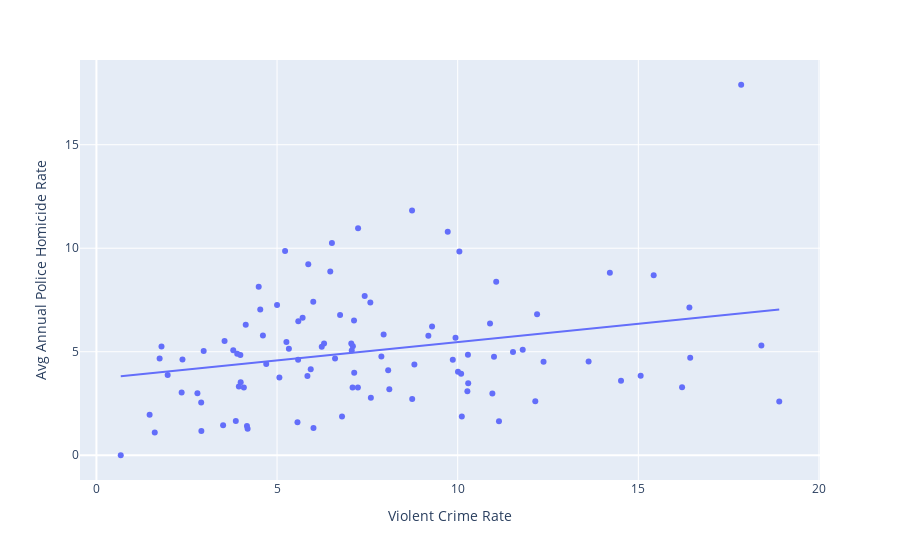

The notebook cell this image was saved under:
### Code cell
# Plot graph
fig = px.scatter(crime_vs_killings, 
             x="Violent Crime Rate", 
             y="Avg Annual Police Homicide Rate",
             trendline="ols")

# Get OLS regression model stats
results = px.get_trendline_results(fig)

# Show plot
fig.show()
